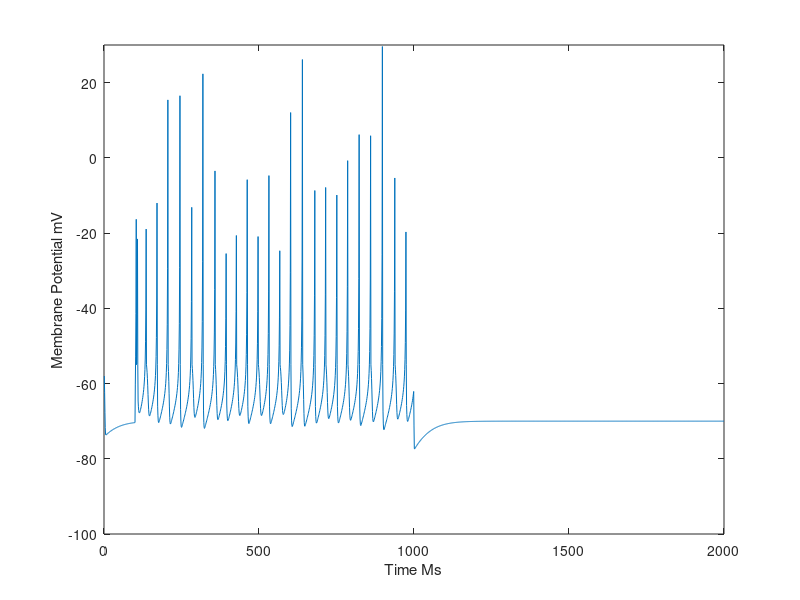

Write MATLAB code to recreate this figure.
close all
clear all

% An implementation of Eugene M. Izhikevich's Simple Model of Spiking
% Neurons 2003 fit into a Linear Hybrid Automota as described in Symbolic Analysis of the Neuron
% Action Potential by Pei Ye∗, Emilia Entcheva†, Scott A. Smolka∗, Radu Grosu

neuron_type = 'ib' %Excititory (rs, ib, ch) Inhibitory (fs, lts, tc, rz) 


switch neuron_type
    case 'rs'
        a = .02; %scale of recovery variable, smaller value, slower recovery
        b = .2; %sensitivity of the recovery variable u to subthreshold fluctuations
        c = -65; %describes resting potential
        d = 8; %afterspike jump
    case 'ib'
        a = .02; %scale of recovery variable, smaller value, slower recovery
        b = .2; %sensitivity of the recovery variable u to subthreshold fluctuations
        c = -55; %describes resting potential
        d = 4; %afterspike jump
    case 'ch'
        a = .02; %scale of recovery variable, smaller value, slower recovery
        b = .2; %sensitivity of the recovery variable u to subthreshold fluctuations
        c = -50; %describes resting potential
        d = 2; %afterspike jump
    case 'fs'
        a = .1; %scale of recovery variable, smaller value, slower recovery
        b = .2; %sensitivity of the recovery variable u to subthreshold fluctuations
        c = -65; %describes resting potential
        d = 2; %afterspike jump
    case 'lts'
        a = .02; %scale of recovery variable, smaller value, slower recovery
        b = .25; %sensitivity of the recovery variable u to subthreshold fluctuations
        c = -65; %describes resting potential
        d = 2; %afterspike jump
    case 'tc'
        a = .02; %scale of recovery variable, smaller value, slower recovery
        b = .2; %sensitivity of the recovery variable u to subthreshold fluctuations
        c = -60; %describes resting potential
        d = 2; %afterspike jump
    case 'rz'
        a = .1; %scale of recovery variable, smaller value, slower recovery
        b = .26; %sensitivity of the recovery variable u to subthreshold fluctuations
        c = -65; %describes resting potential
        d = 2; %afterspike jump
end

  
  
v = c ;
u = b*v;

f = 'falling';
s = 'stimulated';
r = 'rising';

voltages=zeros(2000,1);

Mode = f

I=0; %intial input of zero
for t=1:2000 %simulate for 1 second
    
   if t==100 % send dc pulse of I=10 at ten seconds, see paper
       I=10;
   end
   
   if t==1000
       I=0;
   end
    
   switch Mode
       case f
           v = v + ((.04*(v^2))+(5*v) +140 -u);
           u = u + a*((b*v) - u );
           if(I>0)
               Mode = s
           end
       case s
           v = v + ((.04*(v^2))+(5*v) +140 -u + I);
           u = u + a*((b*v) - u );
           if(v>=30) % reset after spike
                v = c; % reset voltage to rest
                u = u + d; %reset recovery variable
                Mode = r
           end
           if(I==0)
               Mode = f 
           end
       case 'rising'
           v = v + ((.04*(v^2))+(5*v) +140 -u + I);
           u = u + a*((b*v) - u ); 
           if(v>=30) % reset after spike
                v = c; % reset voltage to rest
                u = u + d; %reset recovery variable
                Mode = f
           end
   end
   voltages(t)= v;
   
end

figure
plot(voltages)
xlabel('Time Ms')
ylabel('Membrane Potential mV')
axis([0 2000 -100 30])

